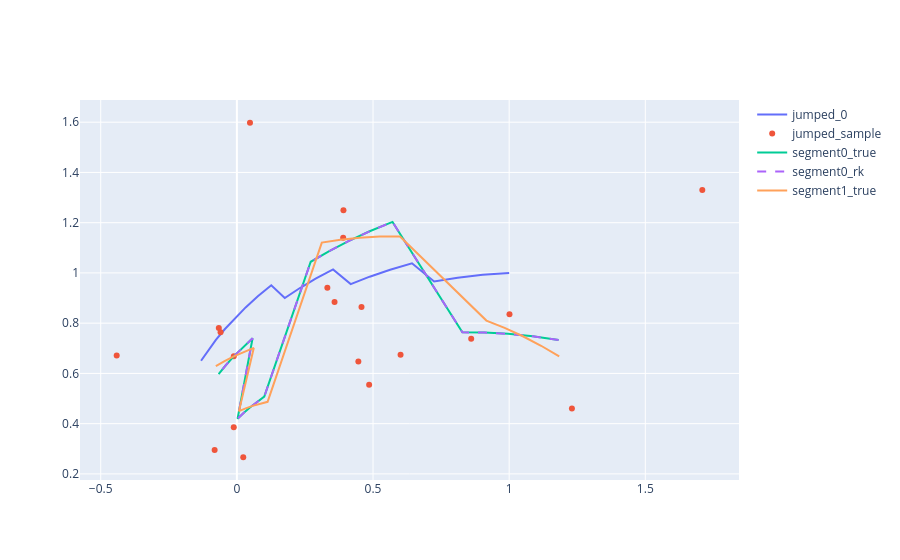

Notebook cell for this chart:
### Code cell
accuracy_df = []
for seg_size in segment_sizes:
    cur_accuracy_df = pd.DataFrame(
        {
            "accuracy": np.zeros([len(solutions)]),
            "method": [f"true_{seg_size}", f"RK23_{seg_size}"],
            "sigma": np.full([len(solutions)], sigma)
        }
    )
    for i in range(NUM_SAMPLES):
        sample_traj = jumped_solution_0 + sigma * np.random.randn(num_traj_points, 2)

        true_seg_solutions = list(
            systems |
            select(lambda s: segmented_solution_adv(t, s, sample_traj, seg_size, solution))
        )
        rk_seg_solutions = list(
            systems |
            select(lambda s: segmented_solution_adv(t, s, sample_traj, seg_size, RK_solver_f))
        )

        if i % 250 == 0:
            print("Segment size =", seg_size)
            fig = go.Figure()
            fig.add_trace(
                go.Scatter(
                    x=jumped_solution_0[:, 0],
                    y=jumped_solution_0[:, 1],
                    mode='lines',
                    name="jumped_0"
                )
            )
            fig.add_trace(
                go.Scatter(
                    x=sample_traj[:, 0],
                    y=sample_traj[:, 1],
                    mode='markers',
                    name="jumped_sample"
                )
            )
            fig.add_trace(
                go.Scatter(
                    x=true_seg_solutions[0][:, 0],
                    y=true_seg_solutions[0][:, 1],
                    mode='lines',
                    name="segment0_true"
                )
            )
            fig.add_trace(
                go.Scatter(
                    x=rk_seg_solutions[0][:, 0],
                    y=rk_seg_solutions[0][:, 1],
                    mode='lines',
                    name="segment0_rk",
                    line=dict(dash="dash")
                )
            )
            fig.add_trace(
                go.Scatter(
                    x=true_seg_solutions[1][:, 0],
                    y=true_seg_solutions[1][:, 1],
                    mode='lines',
                    name="segment1_true"
                )
            )
            fig.show()

        solutions = {
            f"true_{seg_size}": true_seg_solutions,
            f"RK23_{seg_size}": rk_seg_solutions
        }

        for sol_name, sol in solutions.items():
            sol_losses = list(
                range(2) |
                select(lambda sys_id: cls_loss(sample_traj, sol[sys_id]))
            )
            if sol_losses[0] < sol_losses[1]:
                cur_accuracy_df.loc[
                    cur_accuracy_df["method"] == sol_name, 
                    "accuracy"
                ] += 1.
    cur_accuracy_df.loc[:, "accuracy"] /= NUM_SAMPLES
    accuracy_df.append(cur_accuracy_df)

### Figure 1 — Plotly figure (JSON) as saved in the notebook; plotly's stock layout.template omitted (floating-point values rounded to 4 significant figures)
{"data": [{"mode": "lines", "name": "jumped_0", "type": "scatter", "x": [1.0, 0.9027, 0.8109, 0.7244, 0.6431, 0.5628, 0.4878, 0.418, 0.3532, 0.2892, 0.2302, 0.1759, 0.1263, 0.07698, 0.03222, -0.008229, -0.04459, -0.07711, -0.106, -0.1315], "y": [1.0, 0.9926, 0.9812, 0.9663, 1.038, 1.013, 0.9851, 0.9554, 1.014, 0.977, 0.9389, 0.9001, 0.9509, 0.9068, 0.8628, 0.8191, 0.7758, 0.7332, 0.6914, 0.6504]}, {"mode": "markers", "name": "jumped_sample", "type": "scatter", "x": [1.23, 1.709, 0.6011, 0.4577, 1.001, 0.3914, 0.8606, 0.04815, 0.3904, 0.4461, -0.06632, -0.01147, 0.02344, 0.3323, 0.4857, 0.3587, -0.4413, -0.01131, -0.08163, -0.05982], "y": [0.4607, 1.33, 0.6748, 0.8644, 0.836, 1.25, 0.7384, 1.598, 1.14, 0.647, 0.7812, 0.3853, 0.2663, 0.9414, 0.5553, 0.8843, 0.671, 0.668, 0.2951, 0.764]}, {"mode": "lines", "name": "segment0_true", "type": "scatter", "x": [1.182, 1.087, 0.9963, 0.9101, 0.8282, 0.5716, 0.4876, 0.4097, 0.3377, 0.2712, 0.1006, 0.07255, 0.04693, 0.02365, 0.002582, 0.05769, 0.02143, -0.01131, -0.04073, -0.06701], "y": [0.7331, 0.7478, 0.7575, 0.7626, 0.7636, 1.203, 1.166, 1.127, 1.086, 1.044, 0.5078, 0.4858, 0.4636, 0.4415, 0.4194, 0.74, 0.7038, 0.668, 0.6325, 0.5976]}, {"line": {"dash": "dash"}, "mode": "lines", "name": "segment0_rk", "type": "scatter", "x": [1.181, 1.087, 0.9963, 0.9102, 0.8283, 0.5716, 0.4877, 0.4098, 0.3377, 0.2713, 0.1006, 0.07255, 0.04694, 0.02365, 0.002582, 0.05769, 0.02143, -0.01131, -0.04073, -0.06701], "y": [0.733, 0.7477, 0.7575, 0.7626, 0.7636, 1.203, 1.166, 1.127, 1.086, 1.045, 0.5078, 0.4858, 0.4636, 0.4415, 0.4194, 0.74, 0.7038, 0.668, 0.6325, 0.5976]}, {"mode": "lines", "name": "segment1_true", "type": "scatter", "x": [1.184, 1.117, 1.05, 0.9833, 0.9164, 0.5991, 0.5241, 0.4511, 0.3804, 0.312, 0.1128, 0.08481, 0.05792, 0.03222, 0.007729, 0.06211, 0.02448, -0.01131, -0.04523, -0.07726], "y": [0.6677, 0.7101, 0.7479, 0.7813, 0.8103, 1.145, 1.145, 1.14, 1.132, 1.121, 0.487, 0.4795, 0.4707, 0.4608, 0.4499, 0.7014, 0.6854, 0.668, 0.6491, 0.6291]}], "layout": {}}
